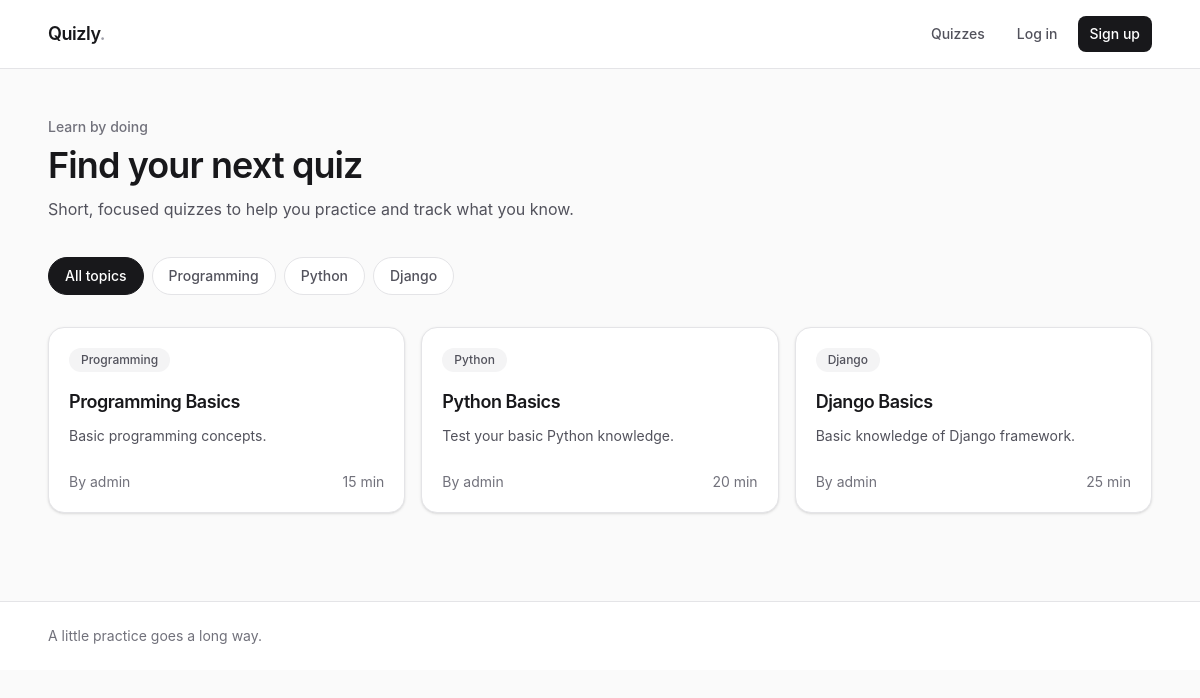
The page / on the database its author committed.
### quizzes/models.py (models this page shows, shortened)
class Category(models.Model):
    name = models.CharField(max_length=255, unique=True)
    slug = models.SlugField(max_length=255, unique=True)
    description = models.TextField(null=True, blank=True)
    created_at = models.DateTimeField(auto_now_add=True)
    updated_at = models.DateTimeField(auto_now=True)

class Quiz(models.Model):
    class Status(models.TextChoices):
        DRAFT = "draft", "Draft"
        PUBLISHED = "published", "Published"
    category = models.ForeignKey(Category, on_delete=models.PROTECT, related_name="quizzes")
    author = models.ForeignKey(settings.AUTH_USER_MODEL, on_delete=models.PROTECT, related_name="quizzes")
    title = models.CharField(max_length=255)
    slug = models.SlugField(max_length=255, unique=True)
    description = models.TextField(null=True, blank=True)
    status = models.CharField(max_length=20, choices=Status.choices, default=Status.DRAFT, db_index=True)
    time_limit = models.PositiveIntegerField(null=True, blank=True)
    created_at = models.DateTimeField(auto_now_add=True)
    updated_at = models.DateTimeField(auto_now=True)

### quizzes/views.py (the view)
# urls.py: path("", views.quiz_list, name="quiz_list"),
def quiz_list(request):
    quizzes = Quiz.objects.filter(status=Quiz.Status.PUBLISHED).select_related(
        "category", "author"
    )
    categories = Category.objects.all()
    current_category = None
    slug = request.GET.get("category")
    if slug:
        current_category = get_object_or_404(Category, slug=slug)
        quizzes = quizzes.filter(category=current_category)
    return render(
        request,
        "quizzes/quiz_list.html",
        {
            "quizzes": quizzes,
            "categories": categories,
            "current_category": current_category,
        },
    )

### quizzes/templates/quizzes/quiz_list.html (shortened to what this page needs)
{% extends "base.html" %}
{% block content %}
<section class="mb-9">
    <p class="mb-2 text-sm font-medium text-zinc-500">Learn by doing</p>
    <h1 class="text-3xl font-semibold tracking-tight sm:text-4xl">
        {% if current_category %}
            {{ current_category.name }} quizzes
        {% else %}
            Find your next quiz
        {% endif %}
    </h1>
    <p class="mt-3 max-w-2xl text-zinc-600">Short, focused quizzes to help you practice and track what you know.</p>
</section>
<div class="mb-8 flex flex-wrap gap-2">
    <a href="{% url 'quiz_list' %}" class="rounded-full border px-4 py-2 text-sm font-medium {% if not current_category %}border-zinc-900 bg-zinc-900 text-white{% else %}border-zinc-200 bg-white text-zinc-600 hover:border-zinc-400{% endif %}">
        All topics
    </a>
    {% for category in categories %}
        <a href="{% url 'quiz_list' %}?category={{ category.slug }}" class="rounded-full border px-4 py-2 text-sm font-medium {% if current_category.slug == category.slug %}border-zinc-900 bg-zinc-900 text-white{% else %}border-zinc-200 bg-white text-zinc-600 hover:border-zinc-400{% endif %}">
            {{ category.name }}
        </a>
    {% endfor %}
</div>
{% if quizzes %}
    <div class="grid gap-4 sm:grid-cols-2 lg:grid-cols-3">
        {% for quiz in quizzes %}
            <article class="flex flex-col rounded-2xl border border-zinc-200 bg-white p-5 shadow-sm transition hover:-translate-y-0.5 hover:shadow-md">
                <span class="w-fit rounded-full bg-zinc-100 px-3 py-1 text-xs font-medium text-zinc-600">{{ quiz.category.name }}</span>
                <h2 class="mt-4 text-lg font-semibold tracking-tight"><a class="hover:text-zinc-600" href="{% url 'quiz_detail' quiz.slug %}">{{ quiz.title }}</a></h2>
                {% if quiz.description %}
                    <p class="mt-2 line-clamp-3 text-sm leading-6 text-zinc-600">{{ quiz.description }}</p>
                {% endif %}
                <div class="mt-auto flex items-center justify-between gap-3 pt-6 text-sm text-zinc-500">
                    <span>By {{ quiz.author }}</span>
                    {% if quiz.time_limit %}
                        <span>{{ quiz.time_limit }} min</span>
                    {% endif %}
                </div>
            </article>
        {% endfor %}
    </div>
{% else %}
    <div class="rounded-2xl border border-dashed border-zinc-300 bg-white px-6 py-14 text-center">
        <h2 class="font-semibold">No quizzes here yet</h2>
        <p class="mt-2 text-sm text-zinc-500">Try another topic or check back soon.</p>
    </div>
{% endif %}
{% endblock %}

### quizzes/templates/base.html (style rules this page uses)
body { font-family: Inter, ui-sans-serif, system-ui, -apple-system, BlinkMacSystemFont, "Segoe UI", sans-serif; }

### rows shown on the page
Category: name "Programming"
Category: name "Python"
Category: name "Django"
Quiz: category.name "Programming", title "Programming Basics", description "Basic programming concepts.", author "admin", time_limit "15"
Quiz: category.name "Python", title "Python Basics", description "Test your basic Python knowledge.", author "admin", time_limit "20"
Quiz: category.name "Django", title "Django Basics", description "Basic knowledge of Django framework.", author "admin", time_limit "25"
